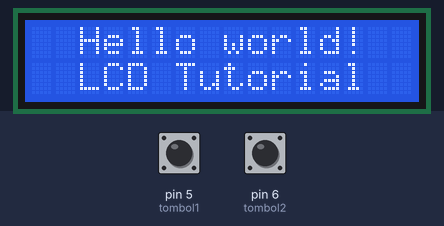
Recording of a sketch running on a simulated Arduino Uno, built with avr-gcc and run on an emulated ATmega328P. Parts: 16×2 character LCD. Inputs (shaded band) come from the test bench; at power-on: pin 5 (tombol1) HIGH, pin 6 (tombol2) HIGH.

Above: at 1.2 s.
1.3 s: pin 5 (tombol1) pulled LOW for 0.15 s
At 1.9 s:
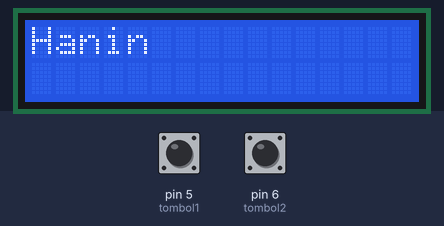
2.9 s: pin 6 (tombol2) pulled LOW for 0.15 s
At 4.1 s:
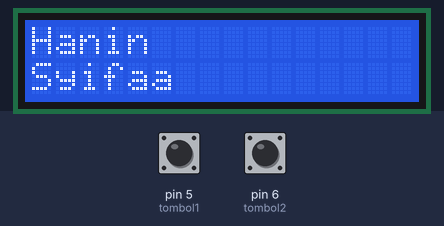
4.5 s: pin 5 (tombol1) pulled LOW for 1 s
At 5.5 s:
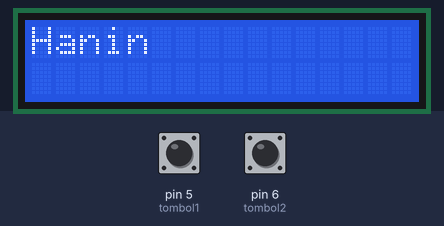
7.0 s: pin 6 (tombol2) pulled LOW for 1 s
At 7.3 s:
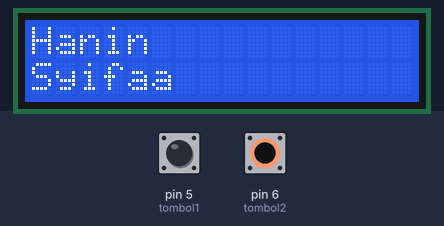
9.5 s: pin 5 (tombol1) driven LOW and pin 6 (tombol2) driven LOW
12.5 s: pin 6 (tombol2) driven HIGH
Timing chart, 0 to 15.5 s (numbered marks = the images above; inputs shaded):
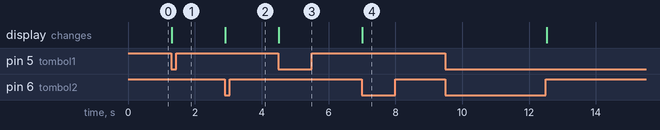

The sketch:

LCD2PushButton.ino
```cpp
#include <LiquidCrystal_I2C.h> // Library yang dibutuhkan untuk LCD
LiquidCrystal_I2C lcd(0x27, 16, 2);  // atur alamat LCD ke 0x27 dan memberi spesifikasi LCD 16x2 (16 baris x 2 kolom)
int tombol1 = 5; // Tombol 1 berada di pin 5 arduino
int tombol2 = 6; // Tombol 2 berada di pin 6 arduino
void setup() {
  pinMode(tombol1, INPUT); // set tombol 1 sebagai input
  pinMode(tombol2, INPUT); // set tombol 2 sebagai input
  lcd.init(); // inisialisasi display LCD
  lcd.backlight();  // Agar backlight menyala


  lcd.setCursor(2, 0);  // Mengatur kursor pada baris 2 kolom 0
  lcd.print("Hello world!"); // Tampilan pada LCD 2x0

  lcd.setCursor(2, 1);  //Mengatur kursor pada baris 2 kolom 1
  lcd.print("LCD Tutorial"); // Tampilan pada LCD 2x0

}
void loop() {

  if (digitalRead (tombol1) == LOW){ // Tombol 1 ditekan
    lcd.clear(); // Mengatur tampilan agar tulisan awal tidak terlihat
    lcd.setCursor(0, 0); // Set kursor pada 0x0
    lcd.print("Hanin"); //  Tampilkan tulisan Hanin
  }

   if (digitalRead (tombol2) == LOW){ // Tombol 2 ditekan
    lcd.setCursor(0, 1); // Set kursor pada 0x1
    lcd.print("Syifaa"); //  Tampilkan tulisan Syifaa
  }
}
```

Measured:
- after the input at 1.3 s, the display: changes at once (image 1)
- after the input at 2.9 s, the display: changes at once (image 2)
- after the input at 4.5 s, the display: changes at once (image 3)
- after the input at 7.0 s, the display: changes at once (image 4)
- after the input at 9.5 s, every drawn part: stays the same
